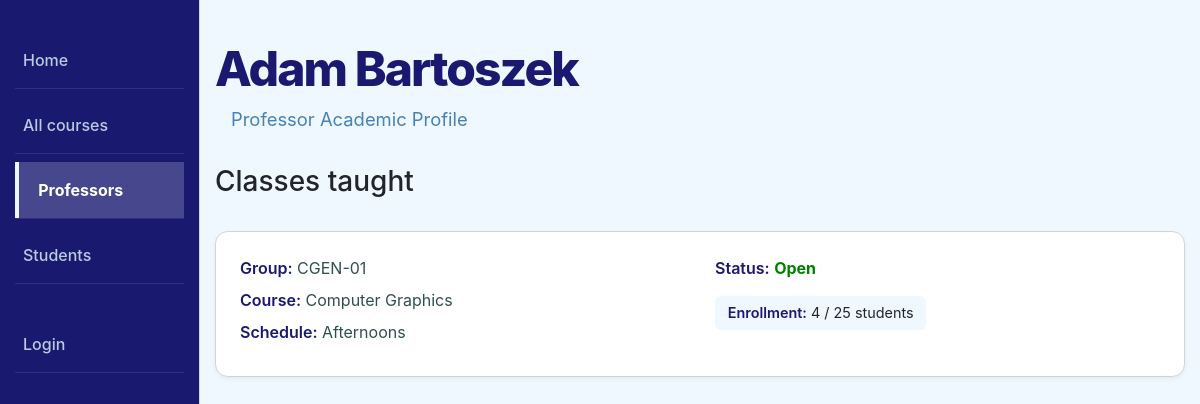
/catalog/professors/3, run on an earlier commit of the app's database.
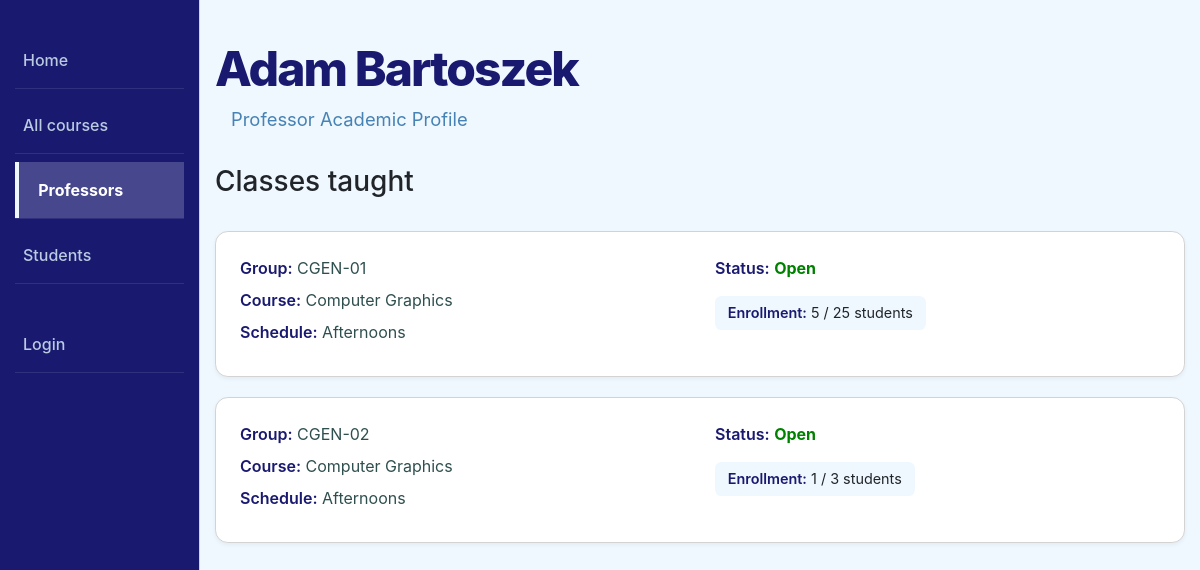
And on a later commit of the database.
### catalog/models.py (models this page shows, shortened)
class Profesor(models.Model):
  user = models.OneToOneField(User, on_delete=models.CASCADE, null=True, blank=True)
  name = models.CharField(max_length=200, help_text='Enter the profesor name')

class ClassGroup(models.Model):
  ENROLLMENT_STATUS_CHOICES = [
      ('OPEN', 'Open'),
      ('CLOSED', 'Closed'),
      ('FULL', 'Full'),
  ]
  class_id = models.CharField(verbose_name='Class Group ID', max_length=50, unique=True, help_text='Enter the class group ID')
  start_date = models.DateField(verbose_name='Start Date', blank=True, null=True)
  end_date = models.DateField(verbose_name='End Date', blank=True, null=True)
  status = models.CharField(verbose_name='Enrollment Status', max_length=20, choices=ENROLLMENT_STATUS_CHOICES, default='OPEN')
  course = models.ForeignKey(Course, on_delete=models.CASCADE, related_name='class_groups')
  schedule = models.CharField(verbose_name='Class Schedule', max_length=255, blank=True, help_text='Enter the class schedule (e.g., Mon/Wed/Fri 10:00-11:00)')
  maxStudents = models.IntegerField(verbose_name='Maximum Students', help_text='Enter the maximum number of students')
  profesor = models.ForeignKey(Profesor, on_delete=models.SET_NULL, null=True, related_name='classes')
  enrolled_students = models.ManyToManyField(Student, related_name='classes', blank=True)

class Course(models.Model):
  course_code = models.CharField(verbose_name='Course Code', max_length=200, help_text='Enter the course code')
  title = models.CharField(verbose_name='Course Title', max_length=200, help_text='Enter the course title')
  description = models.TextField(verbose_name='Course Description', help_text='Enter the course description', blank=True)
  academic_level = models.ForeignKey('Level', on_delete=models.SET_NULL, null=True)
  department = models.ForeignKey('Department', on_delete=models.SET_NULL, null=True)
  topic = models.CharField(verbose_name='Course Topic', max_length=255, help_text='Enter the course topic', blank=True)
  visit_count = models.PositiveIntegerField(default=0)

### catalog/views.py (the view)
# urls.py: path('professors/<int:pk>', views.ProfesorDetailView.as_view(), name='professor-detail'),
class ProfesorDetailView(generic.DetailView):
    model = Profesor

### catalog/templates/catalog/profesor_detail.html
{% extends "base_generic.html" %}
{% load static %}
{% block extra_css %}
  <link rel="stylesheet" href="{% static 'css/professor_detail.css' %}">
{% endblock %}
{% block content %}
  <h1 class="main-title">{{ profesor.name }}</h1>
  <p class="subtitle">Professor Academic Profile</p>
  <h3 class="section-title">Classes taught</h3>
  {% if profesor.classes.all %}
    <div class="class-list">
      {% for group in profesor.classes.all %}
        <div class="class-card">
          <div class="row">
            <div class="col-md-6">
              <p><strong>Group:</strong> {{ group.class_id }}</p>
              <p><strong>Course:</strong> {{ group.course.title }}</p>
              <p><strong>Schedule:</strong> {{ group.schedule }}</p>
            </div>
            <div class="col-md-6">
              <p>
                <strong>Status:</strong>
                {% if group.status == 'OPEN' %}
                  <span class="status-open">Open</span>
                {% elif group.status == 'FULL' %}
                  <span class="status-full">Full</span>
                {% else %}
                  <span class="status-closed">Closed</span>
                {% endif %}
              </p>
              <div class="enrollment-info">
                <strong>Enrollment:</strong>
                {{ group.enrolled_students.count }} / {{ group.maxStudents }} students
              </div>
            </div>
          </div>
        </div>
      {% endfor %}
    </div>
  {% else %}
    <p>This professor is not assigned to any class.</p>
  {% endif %}
{% endblock %}

### catalog/templates/base_generic.html (shortened to what this page needs)
<!DOCTYPE html>
<html lang="en">
<head>
  <link rel="stylesheet" href="https://cdn.jsdelivr.net/npm/bootstrap@4.5.3/dist/css/bootstrap.min.css"
>
  {% load static %}
  <link rel="stylesheet" href="{% static 'css/styles.css' %}">
  {% block extra_css %}{% endblock %}
</head>
<body class="vh-100">
  <div class="container-fluid h-100">
    <div class="row h-100">
      <div class="col-sm-2">
        {% block sidebar %}
        <ul class="sidebar-nav">
          <li>
            <a href="{% url 'index' %}" class="{% if request.path == '/catalog/' %}active{% endif %}">
              Home
            </a>
          </li>
          <li>
            <a href="{% url 'courses' %}" class="{% if '/courses/' in request.path %}active{% endif %}">
              All courses
            </a>
          </li>
          <li>
            <a href="{% url 'professors' %}" class="{% if '/professors/' in request.path %}active{% endif %}">
              Professors
            </a>
          </li>
          <li>
            <a href="{% url 'students' %}" class="{% if '/students/' in request.path %}active{% endif %}">
              Students
            </a>
          </li>
        </ul>
        <ul class="sidebar-user">
          {% if user.is_authenticated %}
          <li>
            <span class="user-info">User: {{ user.get_username }}</span>
          </li>
          <li>
            <form action="{% url 'logout' %}" method="post" style="margin: 0;">
              {% csrf_token %}
              <button type="submit" class="logout-link">Logout</button>
            </form>
          </li>
          {% else %}
          <li>
            <a href="{% url 'login' %}?next={{request.path}}">Login</a>
          </li>
          {% endif %}
        </ul>
        {% endblock %}
      </div>
      <div class="col-sm-10 h-100 overflow-auto">
        {% block content %}{% endblock %}
      </div>
    </div>
  </div>
</body>
</html>

### catalog/static/css/styles.css (style rules this page uses)
body { background-color: AliceBlue; margin: 0; padding: 0; }
.col-sm-2 { border-right: 0.06rem solid LightGray; background-color: MidnightBlue; padding-top: 2rem; }
.sidebar-nav { padding: 0; margin: 0; list-style: none; }
.sidebar-nav li { margin-bottom: 0.5rem; border-bottom: 0.05rem solid rgba(255, 255, 255, 0.1); }
.sidebar-nav li a { text-decoration: none; color: rgb(186, 203, 225); display: block; padding: 1rem 0.5rem; font-weight: 500; transition: all 0.2s ease; }
.sidebar-nav li a.active { background-color: rgba(255, 255, 255, 0.2); color: White; font-weight: bold; border-left: 0.3rem solid AliceBlue; padding-left: 1.2rem; }
.main-title { font-size: 3rem; color: MidnightBlue; margin-top: 2.5rem; margin-bottom: 0.5rem; font-weight: 800; letter-spacing: -0.12rem; }
.subtitle { font-size: 1.15rem; color: SteelBlue; margin-bottom: 2rem; display: block; padding-left: 1rem; }
.sidebar-user { padding: 0; margin: 2rem 0 0 0; list-style: none; }
.sidebar-user li { margin-bottom: 0.5rem; border-bottom: 0.05rem solid rgba(255, 255, 255, 0.1); }
.sidebar-user .user-info, .sidebar-user .logout-link, .sidebar-user li a { text-decoration: none; color: rgb(186, 203, 225) !important; display: block; padding: 1rem 0.5rem; font-weight: 500; transition: all 0.2s ease; }

### catalog/static/css/professor_detail.css (style rules this page uses)
.class-list { margin-top: 2rem; }
.class-card { background-color: White; padding: 1.5rem; margin-bottom: 1.25rem; border-radius: 0.8rem; border: 0.06rem solid LightGrey; box-shadow: 0 0.125rem 0.25rem rgba(0, 0, 0, 0.05); transition: transform 0.2s ease, border-color 0.2s ease; }
.class-card p { margin-bottom: 0.5rem; color: DarkSlateGray; }
.class-card strong { color: MidnightBlue; font-weight: 600; }
.status-open { color: Green; font-weight: bold; }
.enrollment-info { background-color: AliceBlue; padding: 0.4rem 0.8rem; border-radius: 0.4rem; display: inline-block; font-size: 0.9rem; margin-top: 0.5rem; }

What changed in the data, as far as the page shows it:
computed for ClassGroup "CGEN-01": enrolled_students.count "4" → "5"
added ClassGroup: class_id "CGEN-02", course "Computer Graphics", schedule "Afternoons", status "Open", enrolled_students.count "1", maxStudents "3"
